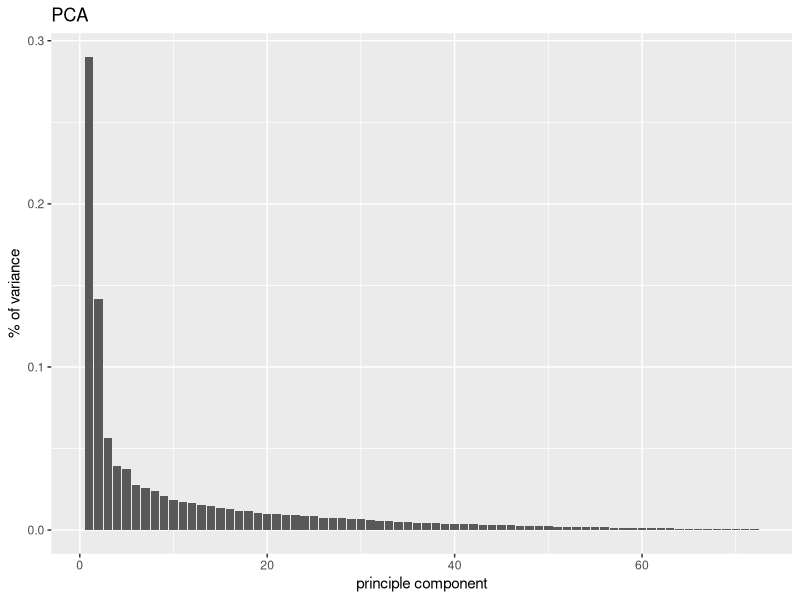
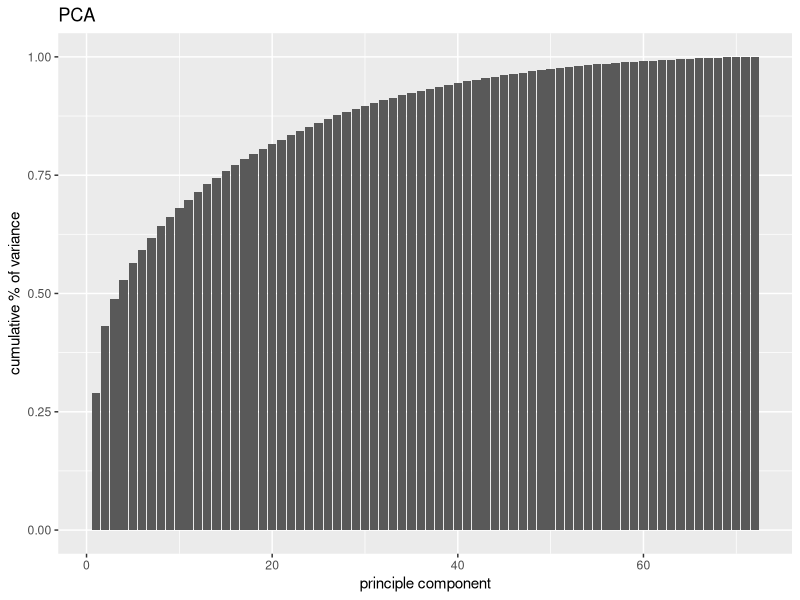
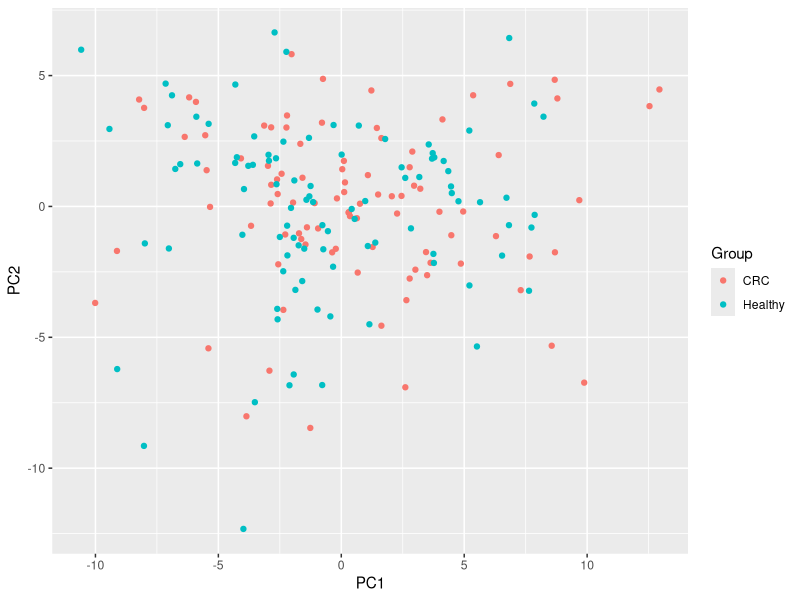
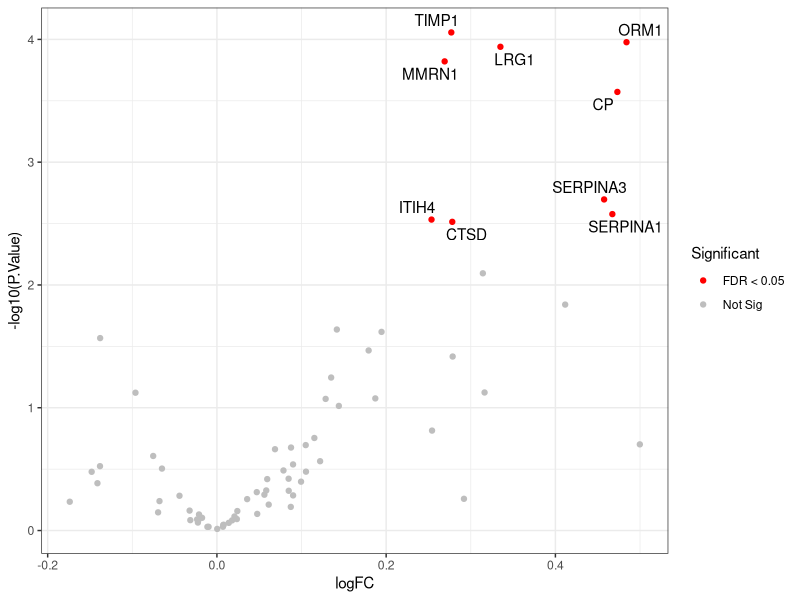
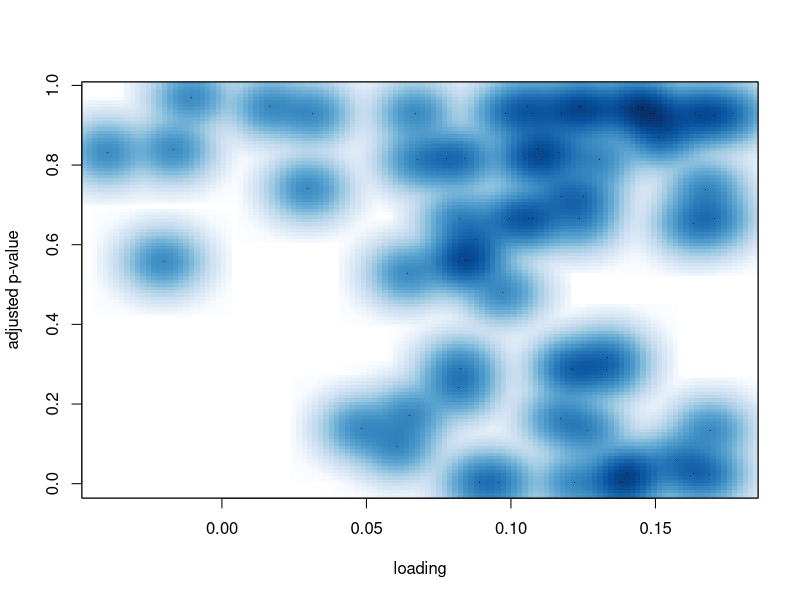
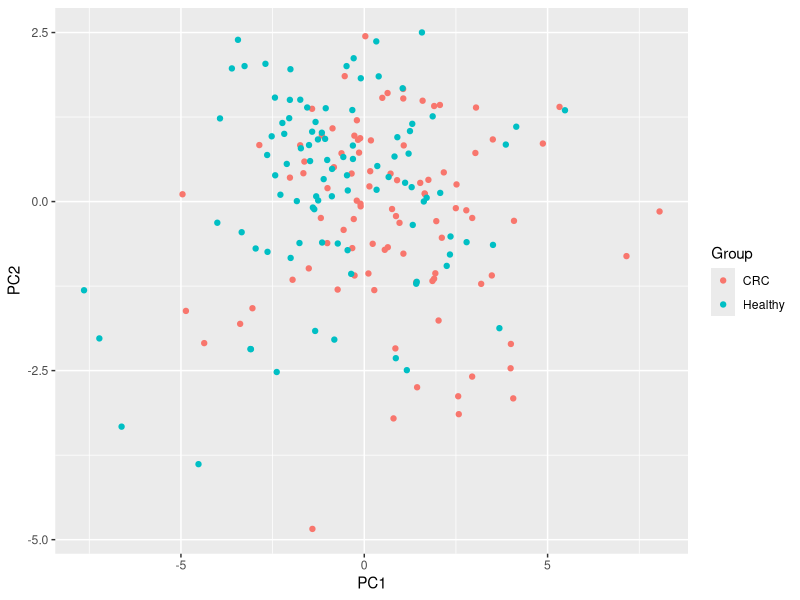
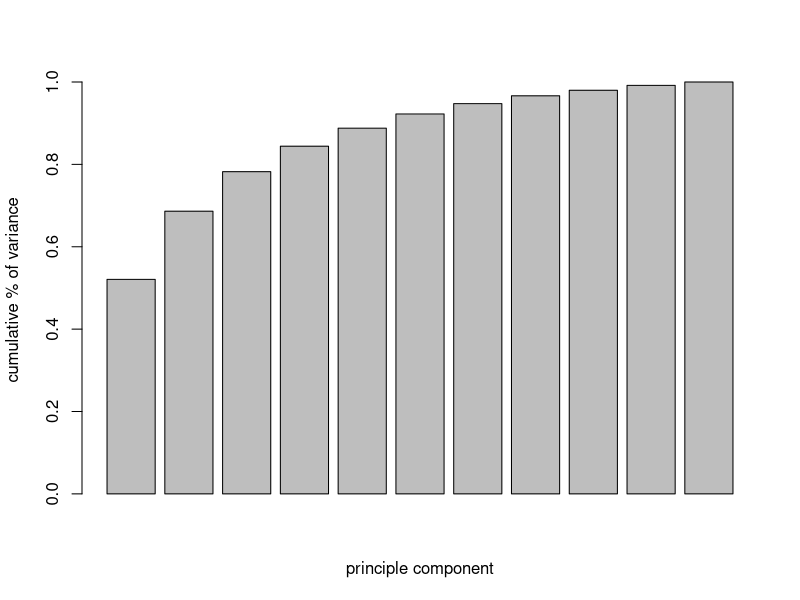
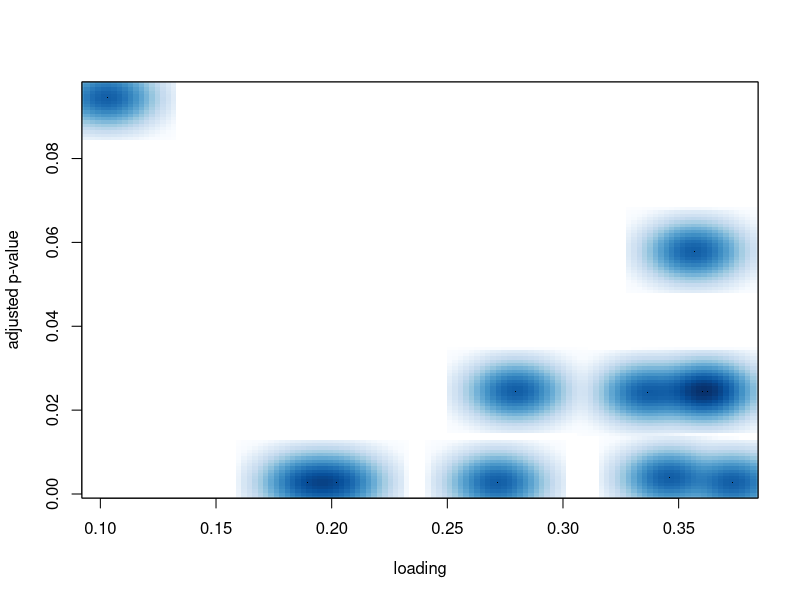

These figures' R source, in order:
## ---- chunk 1
knitr::opts_chunk$set(echo = TRUE)
## ---- chunk 2
library(ggplot2)
library(RColorBrewer)
library(Biobase)

CRC <- read.csv("./data/CRC_train.csv")
CRC.prot <- CRC[,1:72]
CRC.anno <- CRC[,73:79]

# Deal with missing value
# First option: remove the samples with missing values
dim(na.omit(CRC.prot))

# Second option: impute the missing values
median.imp <- function (a){
  missing <- is.na(a)
  n.missing <- sum(missing)
  a.obs <- a[!missing]
  imputed <- a
  imputed[missing] <- sample(a.obs, n.missing, replace=TRUE)
  return (imputed)
}
pMiss <- function(x){sum(is.na(x))/length(x)*100}
samplemissing <- apply(CRC.prot,1,pMiss)
# Only keep the samples with less than 5% missing values
selectedSamples <- which(samplemissing <= 5) 
imputed.CRC.prot <- t(apply(CRC.prot[selectedSamples,], 1, function(x) median.imp(x)))
imputed.CRC.anno <- CRC.anno[selectedSamples,]
## ---- chunk 3
# prcomp - based on singular value decomposition - preferred
?prcomp

# Goal: visualize samples in a space of proteins
# Therefore samples are observations; proteins are dimensions
pc <- prcomp(imputed.CRC.prot, center=TRUE, scale.=TRUE)
summary(pc)
# parts of the output
names(pc)

# proportion of explained variance
# look up the description of 'sdev' in the help of prcomp
pc.var <- data.frame(index = c(1:length(pc$sdev)), var.prop = pc$sdev^2/sum(pc$sdev^2), var.prop.cum = cumsum( pc$sdev^2/sum(pc$sdev^2)))
ggplot(pc.var) +
  geom_bar(aes(index, var.prop), stat = "identity") + 
  labs(title = "PCA",
        x = "principle component",
        y = "% of variance")

ggplot(pc.var) +
  geom_bar(aes(index, var.prop.cum), stat = "identity") + 
  labs(title = "PCA",
        x = "principle component",
        y = "cumulative % of variance")

# Conclusion: the two first principle components are insufficient         

# define a color for each sample 
myColor <- rep("blue", nrow(imputed.CRC.prot))
myColor[imputed.CRC.anno$Group == "CRC"] <- "red" 

# scatter plot
PCs <- as.data.frame(pc$x)
PCs$Group <- imputed.CRC.anno$Group
g <- ggplot(PCs, aes(x = PC1, y = PC2, color = Group))
g + geom_point()

# Conclusion: not enough separation in the first two dimensions       
## ---- chunk 4
library(limma)
library(ggrepel)
# Specify the design matrix X - consists of fixed factors only
design <- model.matrix(~0+imputed.CRC.anno$Group)
colnames(design) <- c("CRC", "Healthy")

# Step1: linear model. lmFit is a wrapper around lm in R
fit1 <- lmFit(t(imputed.CRC.prot), design)

# Step 2: fit contrasts: find proteins that respond to CRC cancer
contrast.matrix <- makeContrasts(CRC-Healthy, levels = design)
fit2 <- contrasts.fit(fit1, contrast.matrix)

# Step3: add empirical Bayes moderation
fit3 <- eBayes(fit2)

# adjusted p-values
# Benjamini-Hochberg (FDR) test for multiple correction
p.bh <- topTable(fit3, adjust = "BH", sort = "none", n = Inf)
p.bh$Protein <- rownames(p.bh)

p.bh$Significant <- ifelse(p.bh$adj.P.Val < 0.05, "FDR < 0.05", "Not Sig")
ggplot(p.bh, aes(x = logFC, y = -log10(P.Value))) +
  geom_point(aes(color = Significant)) +
  scale_color_manual(values = c("red", "grey")) +
  theme_bw() +
  geom_text_repel(
    data = subset(p.bh, adj.P.Val < 0.05),
    aes(label = Protein)
  )

# loadings vs adjusted p-values
smoothScatter(pc$rotation[,1], p.bh$adj.P.Val, xlab="loading", 
              ylab="adjusted p-value")
## ---- chunk 5
CRC_sign <- t(imputed.CRC.prot)[p.bh$adj.P.Val < 0.1,]
dim(CRC_sign)

# principle component
pc_sign <- prcomp(x=t(CRC_sign), center=TRUE, scale.=TRUE)

# scatter plot
PCs_sign <- as.data.frame(pc_sign$x)
PCs_sign$Group <- imputed.CRC.anno$Group
g <- ggplot(PCs_sign, aes(x = PC1, y = PC2, color = Group))
g + geom_point()

# Conclusion: better separation when only use differentially expressed genes
# (However cannot do this in practice!)

# proportion of explained variance
barplot( cumsum( pc_sign$sdev^2/sum(pc_sign$sdev^2) ) , xlab="principle component", 
         ylab="cumulative % of variance" )
# Conclusion: two PC are still not enough in this case         

# loadings vs adjusted p-values
# Conclusion: better correspondence, but the loading cutoff 
# and control of FDR are unclear
smoothScatter(pc_sign$rotation[,1], p.bh$adj.P.Val[p.bh$adj.P.Val < 0.1], xlab="loading", ylab="adjusted p-value")
## ---- chunk 6
pairs(CRC[,c("CP", "PON1", "SERPINA3", "LRG1", "TIMP1")])
# install.packages("GGally")
library(GGally)

ggpairs(CRC[,c("CP", "PON1", "SERPINA3", "LRG1", "TIMP1", "Sub_group")], aes(colour = Sub_group, alpha = 0.4), upper = list(continuous = wrap("cor", size = 3)))
pairs(CRC[,c("CP", "PON1", "SERPINA3", "LRG1", "TIMP1")])
## ---- chunk 7
# install.packages("VennDiagram")
library(VennDiagram)
A <- sample(1:1000, 400, replace = FALSE); 
B <- sample(1:1000, 600, replace = FALSE);
C <- sample(1:1000, 350, replace = FALSE);
D <- sample(1:1000, 550, replace = FALSE);
E <- sample(1:1000, 375, replace = FALSE);
venn.diagram(x = list(A = A, D = D, B = B, C = C), filename = "Venn.tiff",
             col = "transparent", fill = c("cornflowerblue","green","yellow","darkorchid1"),
             alpha = 0.50, label.col = c("orange", "white", "darkorchid4", "white", "white", 
                                         "white",    "white", "white", "darkblue", "white", "white", "white", "white", 
                                         "darkgreen", "white"), cex = 1.5, fontfamily = "serif", fontface = "bold",
             cat.col = c("darkblue", "darkgreen", "orange", "darkorchid4"), cat.cex = 1.5,
             cat.pos = 0, cat.dist = 0.07, cat.fontfamily = "serif", rotation.degree = 270,
             margin = 0.2)

# UpSetR Package
# install.packages("UpSetR") 
library(UpSetR)
listInput <- list(A = A, D = D, B = B, C = C)
upset(fromList(listInput), order.by = "freq")
